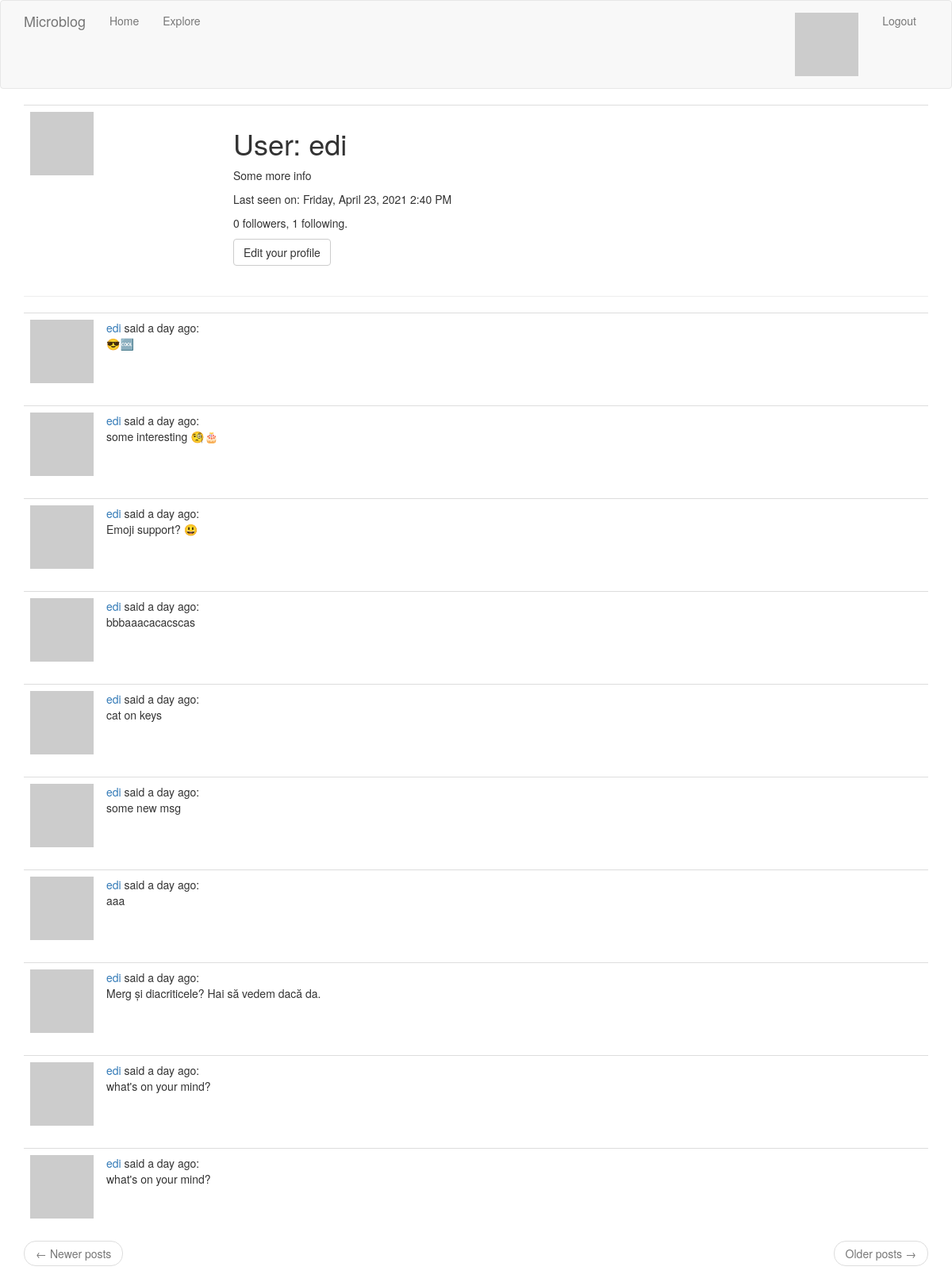
/user/edi (signed in), run on an earlier commit of the app's database.
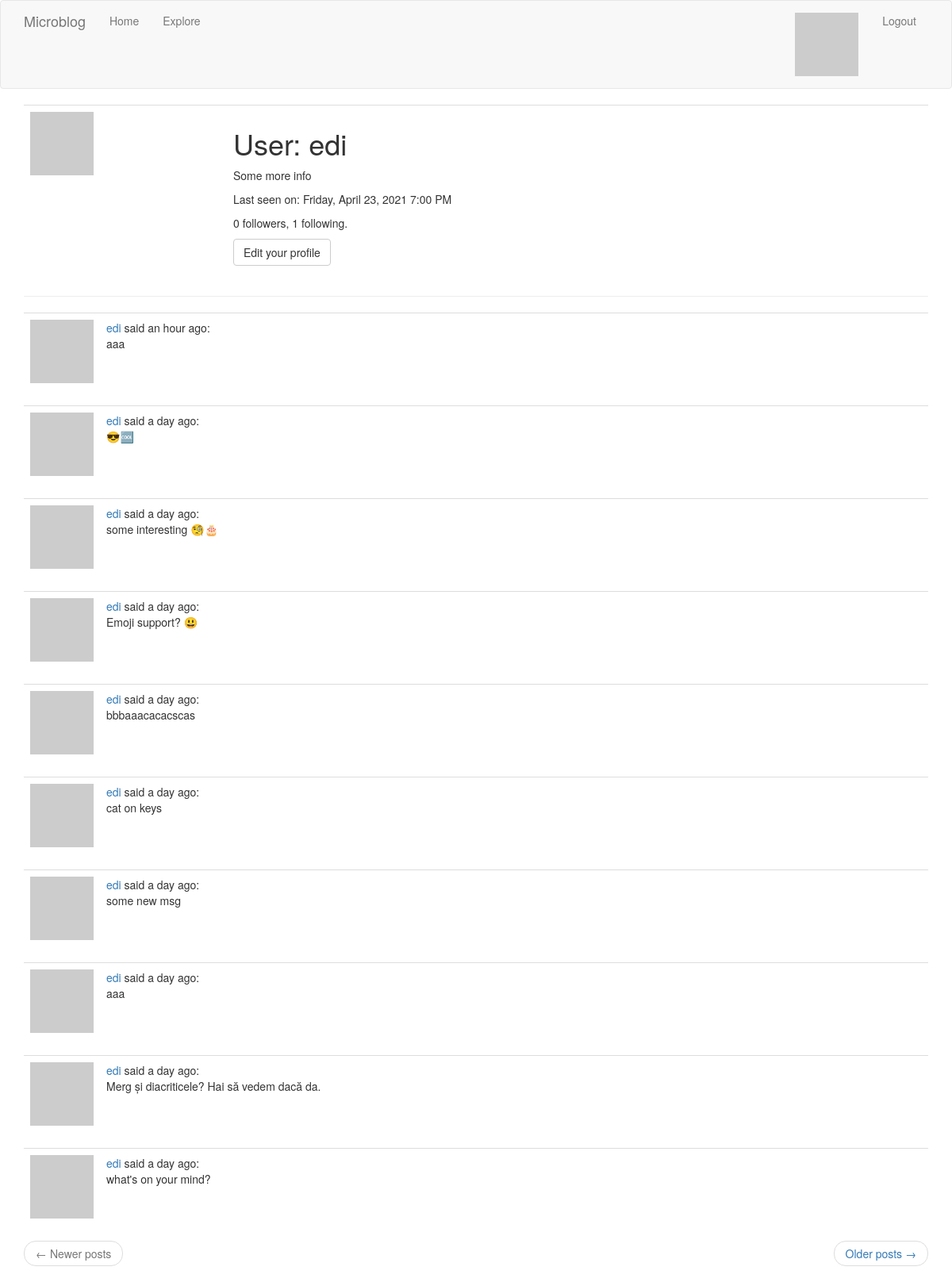
And on a later commit of the database.
### app/models.py (models this page shows, shortened)
class User(UserMixin, db.Model):
    id = db.Column(db.Integer, primary_key=True)
    username = db.Column(db.String(64), index=True, unique=True)
    email = db.Column(db.String(120), index=True, unique=True)
    password_hash = db.Column(db.String(128))
    """
    user.posts will retrieve all the Posts made by this User
    post.author will retrieve the User that made the Post
    """
    posts = db.relationship("Post", backref="author", lazy="dynamic")
    about_me = db.Column(db.String(140))
    last_seen = db.Column(db.DateTime, default = datetime.utcnow)
    """
    Define many-to-many relationship between User instances.
    user1 = user2 has the meaning of: user1 is following user2
        * secondary = sets association table defined above
        * primaryjoin = links follower with association table
        * secondaryjoin = links followed with association table
    """
    followed = db.relationship(
        "User", secondary = followers,
        primaryjoin=(followers.c.follower_id == id),
        secondaryjoin=(followers.c.followed_id == id),
        backref=db.backref("followers", lazy = "dynamic"), lazy = "dynamic")
    def avatar(self, size):
        digest = md5(self.email.lower().encode("utf-8")).hexdigest()
        return "https://www.gravatar.com/avatar/{}?d=identicon&s={}".format(digest, size)

class Post(db.Model):
    id = db.Column(db.Integer, primary_key=True)
    body = db.Column(db.String(140))
    timestamp = db.Column(db.DateTime, index=True, default=datetime.utcnow)
    user_id = db.Column(db.Integer, db.ForeignKey("user.id"))

### app/routes.py (the view)
@app.route("/user/<username>")
@login_required
def user(username):
    form = EmptyFollowForm()
    user = User.query.filter_by(username = username).first_or_404()
    page = request.args.get(key = 'page', default = 1, type = int)
    ret_404_on_empty_range = False
    posts = user.posts.order_by(Post.timestamp.desc())\
                .paginate(page, app.config['POSTS_PER_PAGE'], ret_404_on_empty_range)
    next_url = url_for("user", username = username, page = posts.next_num)\
            if posts.has_next else None
    prev_url = url_for("user", username = username, page = posts.prev_num)\
            if posts.has_prev else None
    return render_template("user.html", user = user, form = form,
            posts = posts.items, next_url = next_url, prev_url = prev_url)

### app/models.py (called while the page is built)
@login.user_loader
def load_user(id):
    return User.query.get(int(id))

### app/routes.py (called while the page is built)
@app.before_request
def before_request():
    if current_user.is_authenticated:
        current_user.last_seen = datetime.utcnow()
        db.session.commit()
    g.locale = str(get_locale())

### app/templates/user.html (shortened to what this page needs)
{% extends "base.html" %}
{% block app_content %}
    <table class="table table-hover">
        <tr valign="top">
            <td width="256px"><img src="{{ user.avatar(256) }}"</td>
            <td>
                <h1>User: {{ user.username }}</h1>
                {% if user.about_me %}
                    <p>{{ user.about_me }}</p>
                {% endif %}
                {% if user.last_seen %}
                    <p>{{ _("Last seen on:")}} {{ moment(user.last_seen).format("LLLL") }}</p>
                {% endif %}
                <p>{{ user.followers.count() }} {{ _("followers,")}} {{ user.followed.count() }} following.</p>
                {% if user == current_user %}
                    <p><a class="btn btn-default" href="{{ url_for('edit_profile') }}">
                        {{ _("Edit your profile")}}
                    </a></p>
                {% endif %}
            </td>
        </tr>
    </table>
    <hr>
    {% include "paginated_posts.html" %}
{% endblock %}

### app/templates/sub_post.html
<table class="table table-hover">
    <tr>
        <td class="col-xs-1">
            <a href={{url_for("user", username = post.author.username)}}>
                <img src="{{ post.author.avatar(64) }}" />
            </a>
        </td>
        <td class = "col-xs-11">
            <a href={{url_for("user", username = post.author.username)}}>
                {{ post.author.username }}
            </a>
            {{ _("said")}} {{ moment(post.timestamp).fromNow() }}:<br>{{ post.body }}
        </td>
    </tr>
</table>

What changed in the data, as far as the page shows it:
no longer on this page (row unchanged): Post: author.username "edi", timestamp "a day ago", body "what's on your mind?"
changed User "edi": last_seen "Friday, April 23, 2021 2:40 PM" → "Friday, April 23, 2021 7:00 PM"
added Post: author.username "edi", timestamp "an hour ago", body "aaa"
